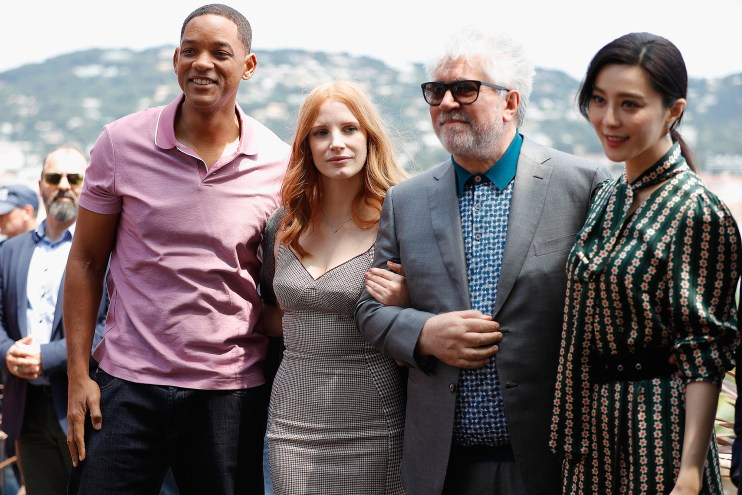
#> input picture faces.jpg, 742 x 495 px
$ python face_detect.py faces.jpg   (Python 2 division)
#> lines starting #> are read from the running program, lines starting #| are printed output that depends on the picture; after the words box and inside, x2 and y2 are one past the last pixel; in counts of white or black regions, pixels touching at a corner belong together
import cv2
import sys

imagePath = sys.argv[1]
cascPath = "haarcascade_frontalface_default.xml"

faceCascade = cv2.CascadeClassifier(cascPath)

image = cv2.imread(imagePath)
#> image is the input picture: shape (495, 742, 3); mean B, G, R 115.4, 114.1, 124.4
gray = cv2.cvtColor(image, cv2.COLOR_BGR2GRAY)
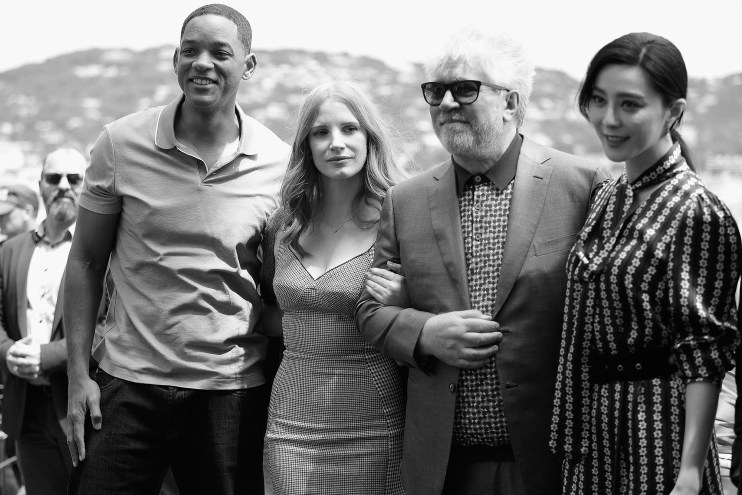
#> gray: shape (495, 742); min 0, max 255, mean 117.3

faces = faceCascade.detectMultiScale(
    gray,
    scaleFactor = 1.1,
    minNeighbors = 5,
    minSize = (30,30),
    flags = cv2.CASCADE_SCALE_IMAGE
)
#> faces = [[35, 157, 58, 58], [166, 21, 78, 78], [573, 69, 88, 88], [297, 102, 76, 76], [407, 58, 85, 85]]

print "Found %d faces." %len(faces)
#| Found 5 faces.

for (x,y,w,h) in faces:
    cv2.rectangle(image, (x,y), (x+w, y+h), (0,255,0), 2)
#> this loop made 5 passes
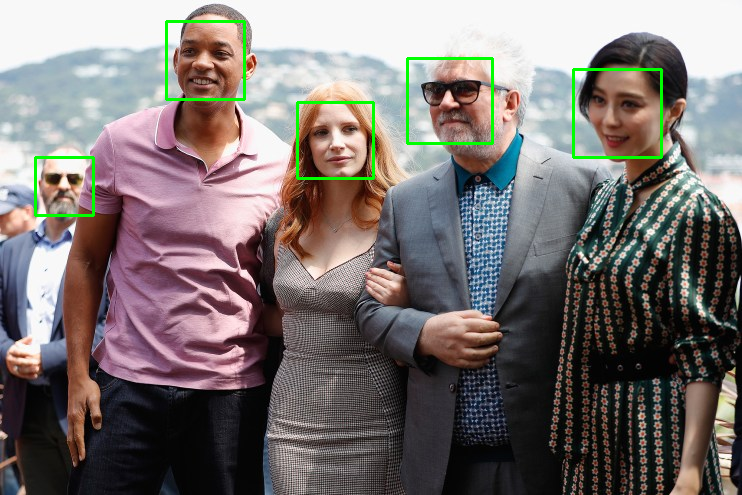
#> image: shape (495, 742, 3); 1.25% of pixels changed, all inside (x1, y1, x2, y2) = (34, 20, 663, 217)

cv2.imshow("Faces Found", image)
cv2.waitKey(0)
